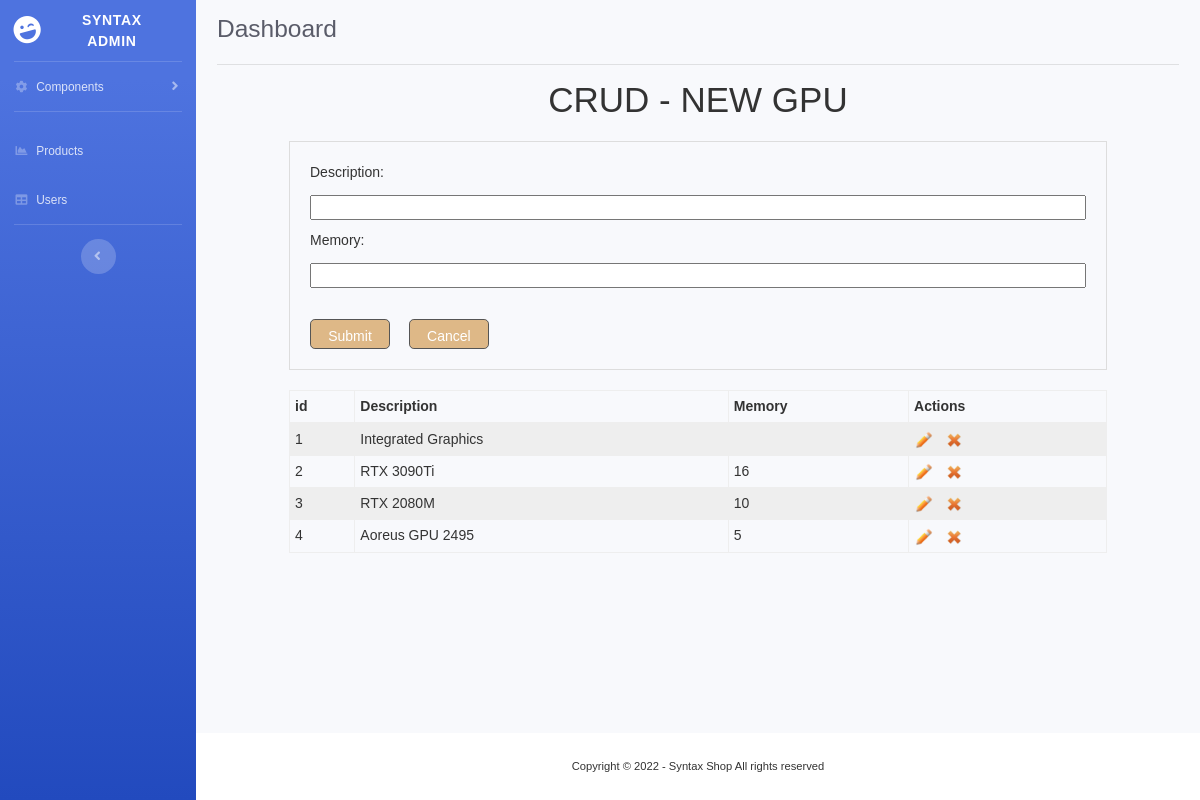
Screenshot of /admin/gpu/gpu.php with the database file from the repository.
### tables this page shows
CREATE TABLE spec_GPU (
	id int NOT NULL AUTO_INCREMENT,
	`desc` varchar(255) NOT NULL,
	memory int DEFAULT NULL,
	PRIMARY KEY(id)
);

### admin/gpu/gpu.php (the view, shortened to what this page needs)
<!DOCTYPE html>
<html lang="en">
<head>
    <link href="../vendor/fontawesome-free/css/all.min.css" rel="stylesheet" type="text/css">
    <link href="../css/sb-admin-2.min.css" rel="stylesheet">
    <link rel="stylesheet" href="../css/adminstyle.css">
</head>
<body id="page-top">
    <?php
    $descErr = $memErr = "";
    ?>
    <div id="wrapper">
        <ul class="navbar-nav bg-gradient-primary sidebar sidebar-dark accordion" id="accordionSidebar">
            <a class="sidebar-brand d-flex align-items-center justify-content-center" href="../adminindex.php">
                <div class="sidebar-brand-icon rotate-n-15">
                    <i class="fas fa-laugh-wink"></i>
                </div>
                <div class="sidebar-brand-text mx-3">Syntax Admin</sup></div>
            </a>
            <hr class="sidebar-divider my-0">
            <li class="nav-item">
                <a class="nav-link collapsed" href="#" data-toggle="collapse" data-target="#collapseTwo" aria-expanded="true" aria-controls="collapseTwo">
                    <i class="fas fa-fw fa-cog"></i>
                    <span>Components</span>
                </a>
            </li>
            <hr class="sidebar-divider">
           <li class="nav-item">
                <a class="nav-link" href="../product/product.php">
                    <i class="fas fa-fw fa-chart-area"></i>
                    <span>Products</span></a>
            </li>
            <li class="nav-item">
                <a class="nav-link" href="../user/user.php">
                    <i class="fas fa-fw fa-table"></i>
                    <span>Users</span></a>
            </li>
            <hr class="sidebar-divider d-none d-md-block">
            <div class="text-center d-none d-md-inline">
                <button class="rounded-circle border-0" id="sidebarToggle"></button>
            </div>
        </ul>
        <div id="content-wrapper" class="d-flex flex-column">
            <div id="content">
                <div class="container-fluid">
                    <div class="d-sm-flex align-items-center justify-content-between mb-3">
                        <h1 class="h3 mt-3  text-gray-800">Dashboard</h1>
                    </div>
                    <hr class="text-black-800" />
                    <div class="container">
                        <h1>CRUD - NEW GPU</h1>
                        <div class="frminput">
                            <form method="POST" action="<?php echo ($_SERVER["PHP_SELF"]); ?>">
                                <label for="desc">Description: </label>
                                <span class="error"><?php echo $descErr; ?></span><br>
                                <input type="text" id="desc" name="desc" class="finput" /> <br>
                                <label for="memory">Memory: </label>
                                <span class="error"><?php echo $memErr; ?></span><br>
                                <input type="text" id="memory" name="memory" class="finput" /> <br>
                                <br>
                                <input type="submit" class="btn" value="Submit">
                                <input type="reset" class="btn" value="Cancel">
                            </form>
                        </div>
                        <table class="tblindex">
                            <tr>
                                <th>id</th>
                                <th>Description</th>
                                <th>Memory</th>
                                <th>Actions</th>
                            </tr>
                            <?php
                            $result = mysqli_query($mysqli, "SELECT * FROM spec_gpu order by id ");
                            while ($user_data = mysqli_fetch_array($result)) {
                                echo "<tr>";
                                echo "<td>" . $user_data['id'] . "</td>";
                                echo "<td>" . $user_data['desc'] . "</td>";
                                echo "<td>" . $user_data['memory'] . "</td>";
                                echo "<td><a href = 'edit.php?id=$user_data[id]'><img src='../img/edit.png' class='icon'/></a><a href = 'delete.php?id=$user_data[id]'><img src='../img/delete.png' class='icon' /></a>";
                                echo "</tr>";
                            }
                            ?>
                        </table>
                    </div>
                </div>
            </div>
            <footer class="sticky-footer bg-white">
                <div class="container my-auto">
                    <div class="copyright text-center my-auto">
                        <span> Copyright &copy; 2022 - Syntax Shop All rights reserved </span>
                    </div>
                </div>
            </footer>
        </div>
    </div>
</body>
</html>

### admin/css/adminstyle.css (style rules this page uses)
* { margin: 0; padding: 0; outline: none; box-sizing: border-box; }
html, body { background-color: #fff; color: #333; font-family: arial, sans-serif; font-size: 14px; font-weight: 300; }
.container { width: 860px; margin: 0 auto; }
h1 { text-align: center; margin-top: 10px; }
.frminput { border: 1px solid #ddd; margin: 20px 0; padding: 20px; }
.finput { width: 100%; height: 25px; margin: 5px 0 10px 0; }
.btn { display: inline-block; width: 80px; height: 30px; margin-right: 15px; background-color: burlywood; outline: none; color: #fff; border: 1px solid #555; }
.tblindex { border-collapse: collapse; width: 100%; }
.tblindex td, th { border: 1px solid #eee; text-align: left; padding: 5px; }
.tblindex tr:nth-child(even) { background-color: #eee; }
.icon { display: inline-block; width: 20px; height: 20px; margin-right: 10px; }

### rows the page displays
spec_gpu: id "1", desc "Integrated Graphics"
spec_gpu: id "2", desc "RTX 3090Ti", memory "16"
spec_gpu: id "3", desc "RTX 2080M", memory "10"
spec_gpu: id "4", desc "Aoreus GPU 2495", memory "5"
